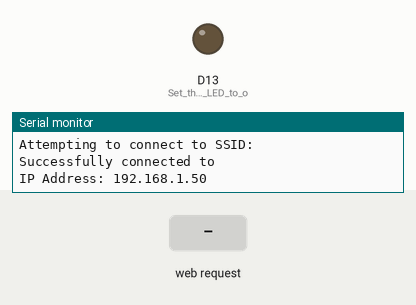
Recording of a sketch running on a simulated Arduino Nano 33 IoT. On the bench: output pins drawn as LEDs (lit = HIGH), the last lines printed to the serial monitor. Inputs (shaded band) come from the test bench. WiFi joins after 1.5 s; servers stay silent unless stated.

Above: at 12.7 s.
12.8 s: HTTP request GET /LED=ON received
At 13.4 s:
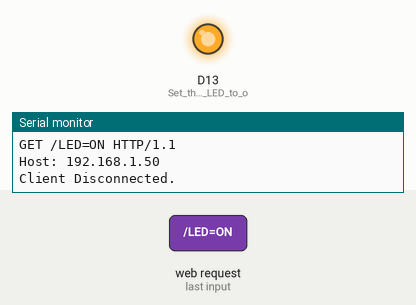
14.3 s: HTTP request GET /LED=OFF received
At 14.6 s:
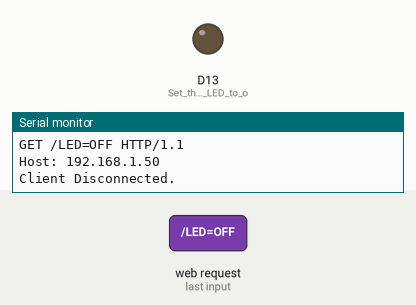
Timing chart, 0 to 17.3 s (numbered marks = the images above; inputs shaded):
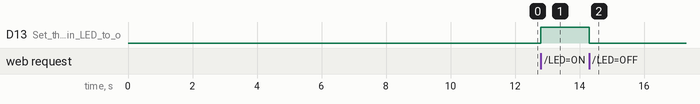

Measured:
- after the input at 12.8 s, D13 (Set_the_built-in_LED_to_o): LOW → HIGH at once
- after the input at 14.3 s, D13 (Set_the_built-in_LED_to_o): HIGH → LOW at once

The sketch:

WiFi_example1_LED_control.ino
```cpp
#include <WiFiNINA.h>

// Please use our own WiFi network information
char ssid[] = ""; // Network SSID (name)
char pass[] = ""; // Network Password

int status = WL_IDLE_STATUS; // Initial WiFi status uses the idle state
WiFiServer server(80); // Create a server that listens on port 80

void setup() {
  Serial.begin(9600); // Start serial communication
  while (!Serial); // Wait for the serial port to connect. Necessary only for boards with a native serial port.

  pinMode(LED_BUILTIN, OUTPUT); // Set the built-in LED to output mode

  // Attempt to connect to the WiFi network
  while (status != WL_CONNECTED) {
    Serial.print("Attempting to connect to SSID: ");
    Serial.println(ssid);
    status = WiFi.begin(ssid, pass); // Connect to a WPA/WPA2 network

    // Wait 10 seconds for the connection to establish
    delay(10000);
  }

  // Once connected, print the IP address
  Serial.print("Successfully connected to ");
  Serial.println(ssid);
  Serial.print("IP Address: ");
  Serial.println(WiFi.localIP());

  server.begin(); // Start the server
}

void loop() {
  WiFiClient client = server.available(); // Listen for client connections

  if (client) { // If a client is connected
    Serial.println("New Client."); // Print a message that a new client is connected
    String currentLine = ""; // Used to store characters received from the client
    while (client.connected()) { // While the client stays connected
      if (client.available()) { // If there's data available from the client
        char c = client.read(); // Read the data
        Serial.write(c); // Write the data to the serial monitor
        if (c == '\n') { // If the character is a newline

          // If the current line is empty, i.e., the end of the client's request
          if (currentLine.length() == 0) {
            // Send a standard HTTP response header
            client.println("HTTP/1.1 200 OK");
            client.println("Content-type:text/html");
            client.println();

            // Control the LED
            client.println("<!DOCTYPE html><html>");
            client.println("<head><meta name=\"viewport\" content=\"width=device-width, initial-scale=1\"></head>");
            client.println("<body><h2>LED Control</h2>");
            client.println("<p><a href=\"/LED=ON\">Turn On LED</a></p>");
            client.println("<p><a href=\"/LED=OFF\">Turn Off LED</a></p>");
            client.println("</body></html>");

            // Disconnect
            break;
          } else { // If a new line is received, clear the current line
            currentLine = "";
          }
        } else if (c != '\r') { // If the character is a carriage return, ignore it
          currentLine += c; // Add other characters to the current line
        }

        // Check if the current line contains a command to control the LED
        if (currentLine.endsWith("GET /LED=ON")) {
          digitalWrite(LED_BUILTIN, HIGH); // Turn on the LED
        }
        if (currentLine.endsWith("GET /LED=OFF")) {
          digitalWrite(LED_BUILTIN, LOW); // Turn off the LED
        }
      }
    }
    // When the client disconnects
    client.stop();
    Serial.println("Client Disconnected.");
  }
}
```
